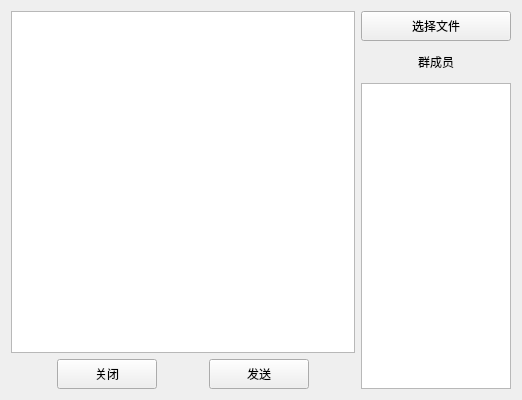
<?xml version="1.0" encoding="UTF-8"?>
<ui version="4.0">
 <class>ChatDlg</class>
 <widget class="QWidget" name="ChatDlg">
  <property name="geometry">
   <rect>
    <x>0</x>
    <y>0</y>
    <width>522</width>
    <height>400</height>
   </rect>
  </property>
  <property name="windowTitle">
   <string>Form</string>
  </property>
  <layout class="QHBoxLayout" name="horizontalLayout_2" stretch="5,2">
   <item>
    <layout class="QVBoxLayout" name="verticalLayout_2">
     <item>
      <widget class="QListView" name="MessageView"/>
     </item>
     <item>
      <layout class="QHBoxLayout" name="horizontalLayout">
       <item>
        <widget class="QPushButton" name="ClosePBtn">
         <property name="minimumSize">
          <size>
           <width>100</width>
           <height>30</height>
          </size>
         </property>
         <property name="maximumSize">
          <size>
           <width>100</width>
           <height>30</height>
          </size>
         </property>
         <property name="text">
          <string>关闭</string>
         </property>
        </widget>
       </item>
       <item>
        <widget class="QPushButton" name="SendPBtn">
         <property name="minimumSize">
          <size>
           <width>100</width>
           <height>30</height>
          </size>
         </property>
         <property name="maximumSize">
          <size>
           <width>100</width>
           <height>30</height>
          </size>
         </property>
         <property name="text">
          <string>发送</string>
         </property>
        </widget>
       </item>
      </layout>
     </item>
    </layout>
   </item>
   <item>
    <layout class="QVBoxLayout" name="verticalLayout">
     <item>
      <widget class="QPushButton" name="SelectFilePBtn">
       <property name="minimumSize">
        <size>
         <width>150</width>
         <height>30</height>
        </size>
       </property>
       <property name="maximumSize">
        <size>
         <width>100</width>
         <height>30</height>
        </size>
       </property>
       <property name="text">
        <string>选择文件</string>
       </property>
      </widget>
     </item>
     <item>
      <widget class="QLabel" name="label">
       <property name="minimumSize">
        <size>
         <width>150</width>
         <height>30</height>
        </size>
       </property>
       <property name="maximumSize">
        <size>
         <width>150</width>
         <height>30</height>
        </size>
       </property>
       <property name="text">
        <string>群成员</string>
       </property>
       <property name="alignment">
        <set>Qt::AlignCenter</set>
       </property>
      </widget>
     </item>
     <item>
      <widget class="QListView" name="MemberView">
       <property name="minimumSize">
        <size>
         <width>150</width>
         <height>250</height>
        </size>
       </property>
       <property name="maximumSize">
        <size>
         <width>150</width>
         <height>16777215</height>
        </size>
       </property>
      </widget>
     </item>
    </layout>
   </item>
  </layout>
 </widget>
 <resources/>
 <connections/>
</ui>
